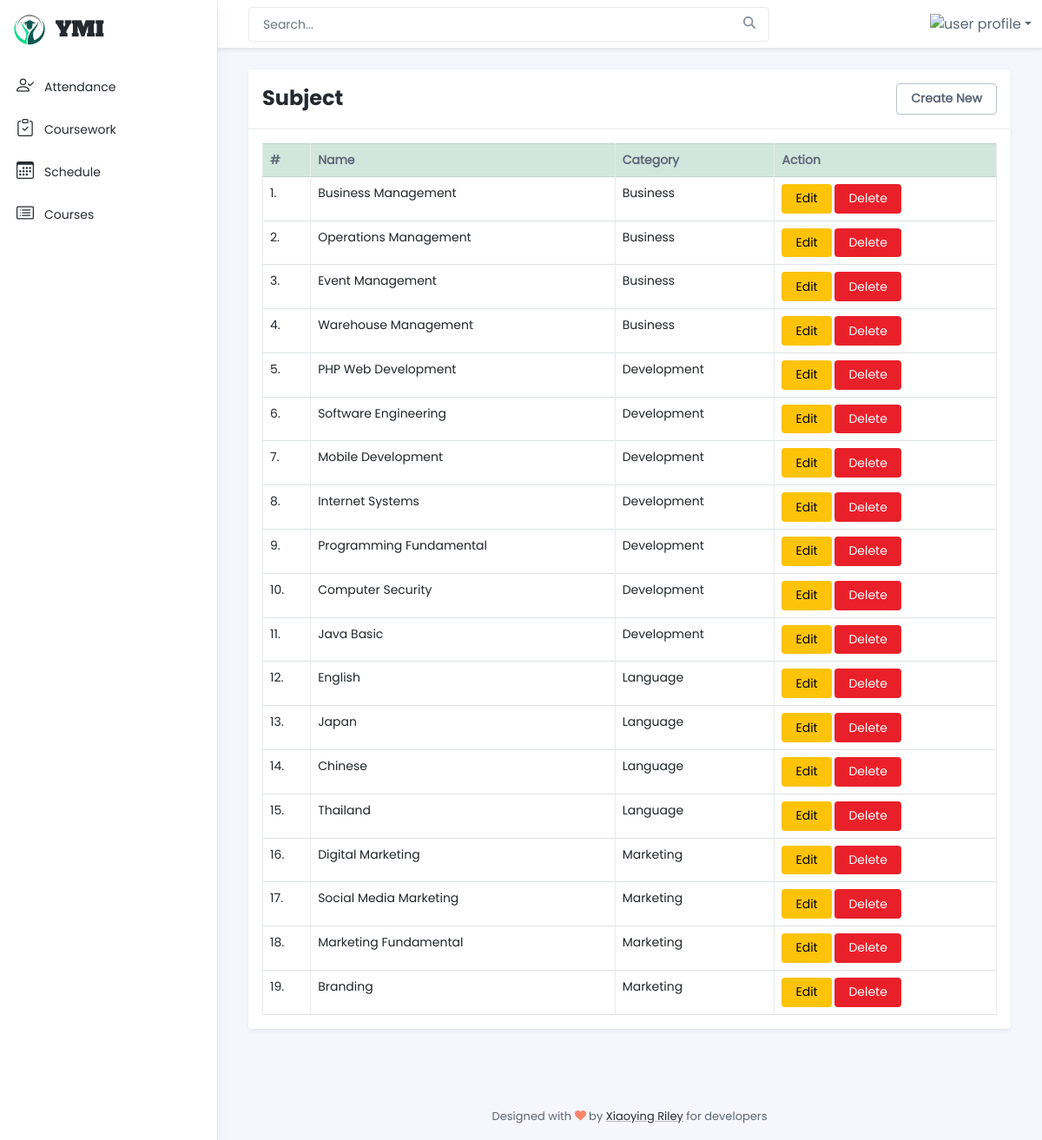
Page /subject_list.php on the committed database.
### tables this page shows
CREATE TABLE `subcategories` (
  `id` int(11) NOT NULL,
  `name` varchar(255) NOT NULL,
  `category_id` int(11) NOT NULL,
  `created_at` timestamp NOT NULL DEFAULT CURRENT_TIMESTAMP ON UPDATE CURRENT_TIMESTAMP,
  `updated_at` timestamp NOT NULL DEFAULT '0000-00-00 00:00:00'
);

CREATE TABLE `categories` (
  `id` int(11) NOT NULL,
  `name` varchar(255) NOT NULL,
  `created_at` timestamp NOT NULL DEFAULT CURRENT_TIMESTAMP ON UPDATE CURRENT_TIMESTAMP,
  `updated_at` timestamp NOT NULL DEFAULT '0000-00-00 00:00:00'
);

### subject_list.php (the view, shortened to what this page needs)
<?php
	require 'backend_header.php';
	require 'connection.php';
    $sql = "SELECT subcategories.*, categories.name as cname
    		FROM subcategories
    		INNER JOIN categories ON subcategories.category_id = categories.id
    		ORDER BY categories.name ASC";
    $statement = $conn->prepare($sql);
    $statement->execute();
    $subcategories = $statement->fetchAll();
?>
	<div class="app-card app-card-orders-table shadow-sm mb-5">
		<div class="app-card-header p-3">
	        <div class="row justify-content-between align-items-center">
		        <div class="col-auto">
	                <h1 class="app-page-title mb-0"> Subject </h1>
		        </div>
		        <div class="col-auto">
			        <div class="card-header-action">
				        <a href="subject_new.php" class="btn app-btn-secondary text-decoration-none"> Create New </a>
			        </div>
		        </div>
	        </div>
        </div>
	    <div class="app-card-body p-3">
	        <div class="table-responsive">
	            <table class="table table-bordered app-table-hover mb-0 text-left datatables">
	                <thead class="table-success">
	                    <tr>
	                        <th class="cell">#</th>
	                        <th class="cell">Name</th>
	                        <th class="cell">Category</th>
	                        <th class="cell">Action</th>
	                    </tr>
	                </thead>
	                <tbody>
                            <?php
                                $i = 1;
                                foreach ($subcategories as $subcategory) {
                                $id = $subcategory['id'];
                                $name = $subcategory['name'];
                                $cname = $subcategory['cname'];
                            ?>
                                <tr>
                                    <td> <?= $i++ ?>. </td>
                                    <td> <?= ucfirst($name); ?> </td>
                                    <td> <?= ucfirst($cname); ?> </td>
                                    <td>
                                        <a href="subject_edit.php?id=<?= $id ?>" class="btn btn-warning fw-normal">
                                        	Edit
                                        </a>
                                        <form class="d-inline-block" onsubmit="return confirm('Are you sure want to delete?')" action="subject_delete.php" method="POST">
                                            <button class="btn btn-danger fw-normal">
                                                Delete
                                            </button>
                                        </form>
                                    </td>
                                </tr>
                            <?php } ?>
                        </tbody>
	            </table>
	        </div>
	    </div>
	</div>
<?php
	require 'backend_footer.php';
?>

### backend_header.php (shortened to what this page needs)
<?php
    $directoryURI = $_SERVER['REQUEST_URI'];
    $path = parse_url($directoryURI, PHP_URL_PATH);
    $components = explode('/', $path);
    $route = $components[2];
    $courseNav = ["course_list.php", "course_new.php","course_edit.php","course_detail.php"];
    $scheduleNav = ["schedule_list.php", "schedule_new.php", "schedule_edit.php"];
    $courseworkNav = ["coursework_list.php", "coursework_new.php", "coursework_edit.php", "assignment_list.php", "assignment_new.php", "assignment_edit.php"];
    $login_user_profile =$_SESSION['login_user']['profile'];
?>
<!DOCTYPE html>
<html lang="en">
    <head>
        <link rel="stylesheet" href="assets/css/font.css">
        <link id="theme-style" rel="stylesheet" href="assets/css/portal.css">
        <link href="assets/plugins/video-js/video-js.css" rel="stylesheet" />
    </head>
    <body class="app">
        <header class="app-header fixed-top">
            <div class="app-header-inner">
                <div class="container-fluid py-2">
                    <div class="app-header-content">
                        <div class="row justify-content-between align-items-center">
                            <div class="app-search-box col">
                                <form class="app-search-form">
                                    <input type="text" placeholder="Search..." name="search" class="form-control search-input">
                                    <button type="submit" class="btn search-btn btn-primary" value="Search"><i class="fas fa-search"></i></button>
                                </form>
                            </div>
                            <div class="app-utilities col-auto">
                                <div class="app-utility-item app-user-dropdown dropdown">
                                    <a class="dropdown-toggle" id="user-dropdown-toggle" data-bs-toggle="dropdown" href="#" role="button" aria-expanded="false"><img src="<?= $login_user_profile; ?>" alt="user profile"></a>
                                </div>
                            </div>
                        </div>
                    </div>
                </div>
            </div>
            <div id="app-sidepanel" class="app-sidepanel sidepanel-hidden">
                <div class="sidepanel-inner d-flex flex-column">
                    <div class="app-branding">
                        <a class="app-logo" href="index.html">
                            <img class="logo-icon me-2" src="assets/img/logo.png" alt="logo">
                            <span class="logo-text"> YMI </span>
                        </a>
                    </div>
                    <nav id="app-nav-main" class="app-nav app-nav-main flex-grow-1">
                        <ul class="app-menu list-unstyled accordion" id="menu-accordion">
                            <li class="nav-item">
                                <a class="nav-link  <?php if ($route == "attendance_list.php") {echo "active"; } else  {echo "";}?>" href="attendance_list.php">
                                    <span class="nav-icon">
                                    </span>
                                    <span class="nav-link-text"> Attendance </span>
                                </a>
                            </li>
                            <li class="nav-item">
                                <a class="nav-link  <?php if (in_array($route,$courseworkNav)) {echo "active"; } else  {echo "";}?>" href="coursework_list.php">
                                    <span class="nav-icon">
                                    </span>
                                    <span class="nav-link-text"> Coursework </span>
                                </a>
                            </li>
                            <li class="nav-item">
                                <a class="nav-link  <?php if (in_array($route,$scheduleNav)) {echo "active"; } else  {echo "";}?>" href="schedule_list.php">
                                    <span class="nav-icon">
                                    </span>
                                    <span class="nav-link-text"> Schedule </span>
                                </a>
                            </li>
                            <li class="nav-item ">
                                <a class="nav-link <?php if (in_array($route,$courseNav)) {echo "active"; } else  {echo "";}?>" href="course_list.php">
                                    <span class="nav-icon">
                                    </span>
                                    <span class="nav-link-text">Courses</span>
                                </a>
                            </li>
                        </ul>
                    </nav>
                </div>
            </div>
        </header>
        <div class="app-wrapper">
            <div class="app-content pt-3 p-md-3 p-lg-4">
                <div class="container-xl">

### backend_footer.php (shortened to what this page needs)
</div>
            </div>
            <footer class="app-footer">
                <div class="container text-center py-3">
                    <small class="copyright">Designed with <i class="fas fa-heart" style="color: #fb866a;"></i> by <a class="app-link" href="http://themes.3rdwavemedia.com" target="_blank">Xiaoying Riley</a> for developers</small>
                </div>
            </footer>
        </div>
    </body>
</html>

### rows in the picture
subcategories: name "Business Management", category.name "Business"
subcategories: name "Operations Management", category.name "Business"
subcategories: name "Event Management", category.name "Business"
subcategories: name "Warehouse Management", category.name "Business"
subcategories: name "PHP Web Development", category.name "Development"
subcategories: name "Software Engineering", category.name "Development"
subcategories: name "Mobile Development", category.name "Development"
subcategories: name "Internet Systems", category.name "Development"
subcategories: name "Programming Fundamental", category.name "Development"
subcategories: name "Computer Security", category.name "Development"
subcategories: name "Java Basic", category.name "Development"
subcategories: name "English", category.name "Language"
subcategories: name "Japan", category.name "Language"
subcategories: name "Chinese", category.name "Language"
subcategories: name "Thailand", category.name "Language"
subcategories: name "Digital Marketing", category.name "Marketing"
subcategories: name "Social Media Marketing", category.name "Marketing"
subcategories: name "Marketing Fundamental", category.name "Marketing"
subcategories: name "Branding", category.name "Marketing"
